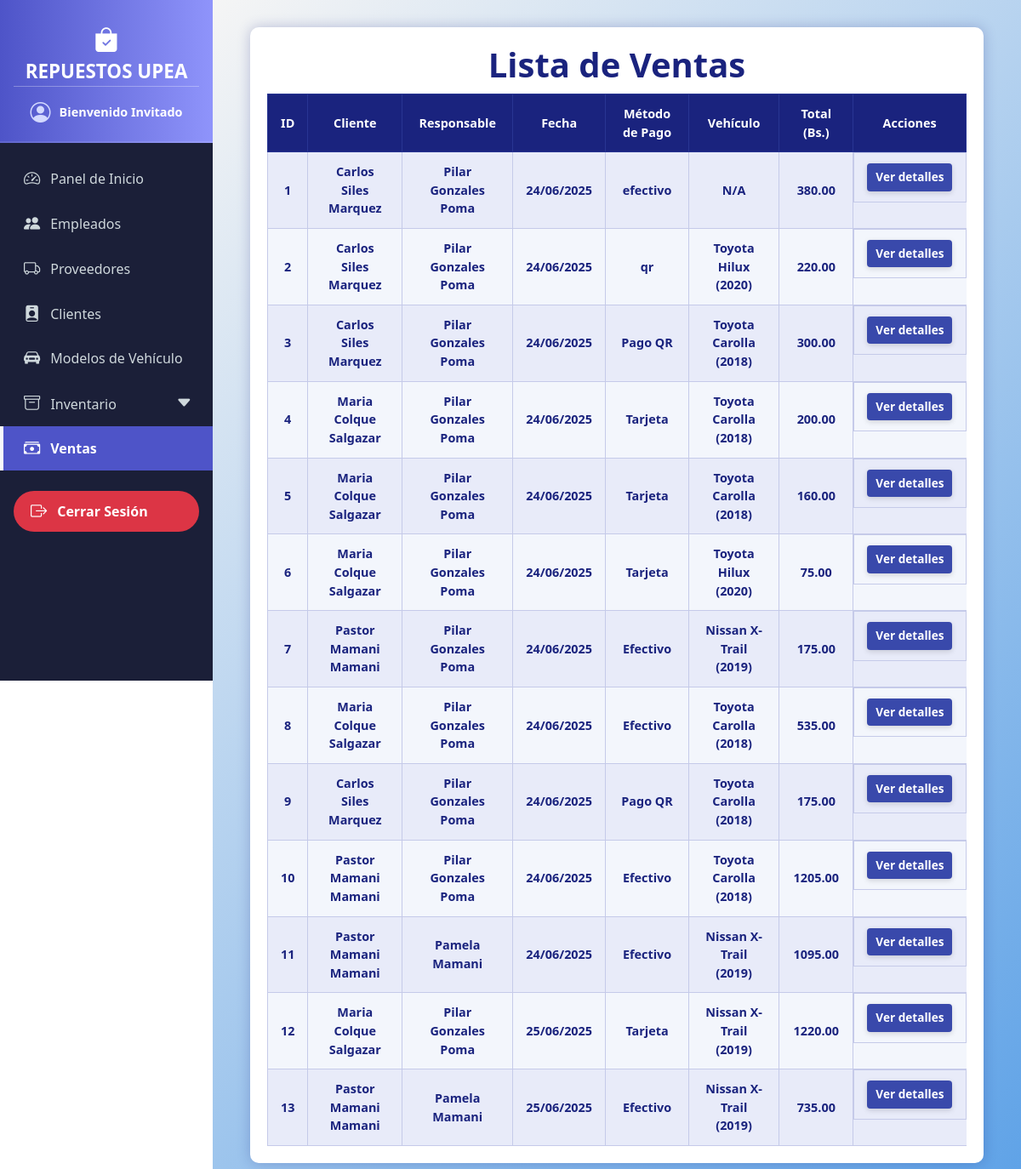
The page /ventas/ on the database as committed earlier.
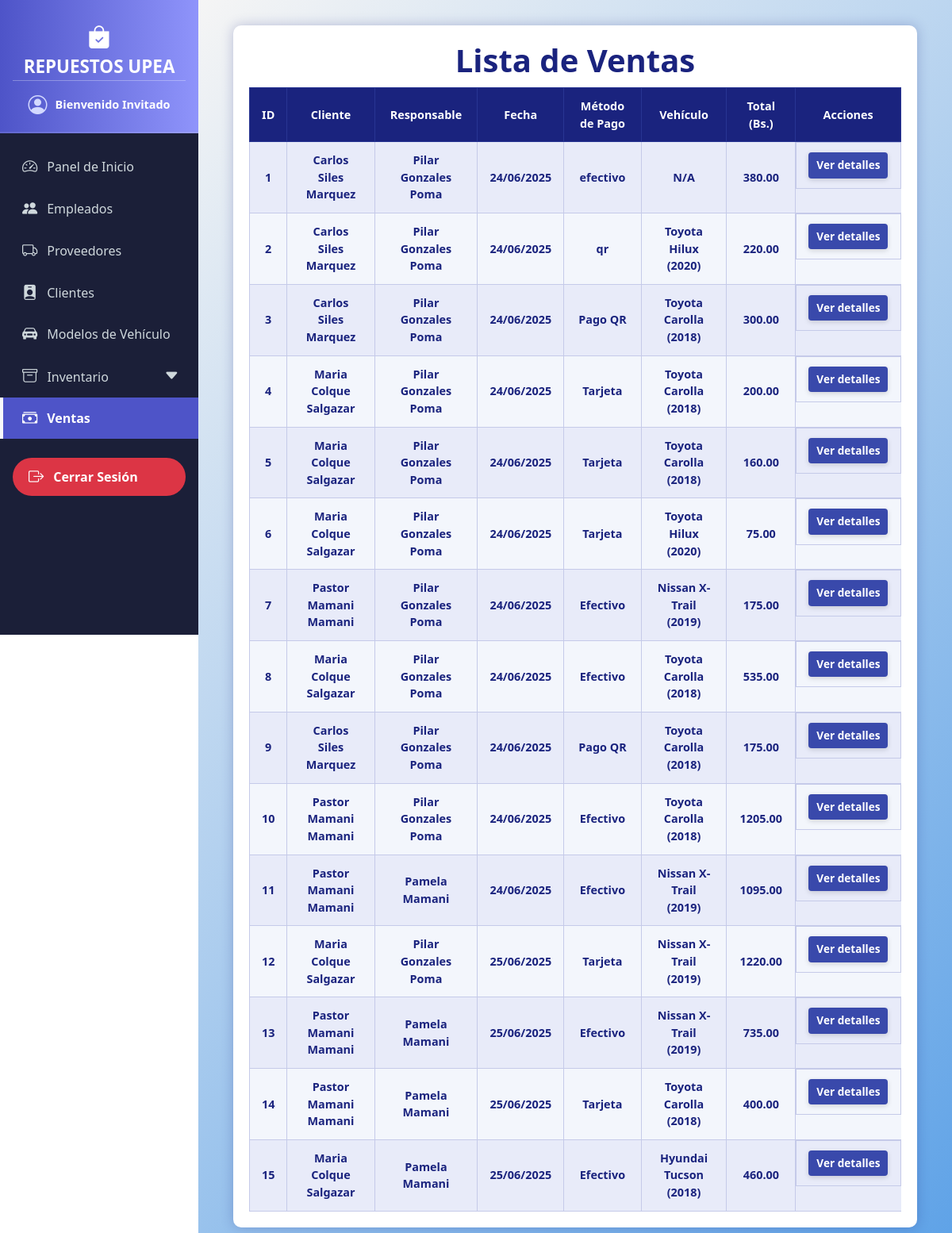
The same page on the database as committed later.
### models/venta_model.py (models this page shows, shortened)
class Venta(db.Model):
    __tablename__ = "ventas"
    id = db.Column(db.Integer, primary_key=True)
    fecha = db.Column(db.DateTime, default=datetime.utcnow, nullable=False)
    cliente_id = db.Column(db.Integer, db.ForeignKey("clientes.id"))
    empleado_id = db.Column(db.Integer, db.ForeignKey("empleados.id"))
    metodo_pago = db.Column(db.String(50), nullable=False)
    modelo_vehiculo_id = db.Column(db.Integer, db.ForeignKey("modelos_vehiculos.id"), nullable=True)
    total = db.Column(db.Float, nullable=False)
    cliente = db.relationship("Cliente", back_populates="ventas")
    empleado = db.relationship("Empleado", back_populates="ventas")
    detalles = db.relationship("DetalleVenta", back_populates="venta", cascade="all, delete-orphan")
    modelo_vehiculo = db.relationship("ModeloVehiculo", back_populates="ventas")
    def delete(self):
        db.session.delete(self)
        db.session.commit()
    @staticmethod
    def get_all():
        return Venta.query.all()

### models/cliente_model.py (models this page shows, shortened)
class Cliente(db.Model):
    __tablename__ = "clientes"
    id = db.Column(db.Integer, primary_key=True)
    nombre = db.Column(db.String(80), nullable=False)
    email = db.Column(db.String(100), nullable=False)
    telefono = db.Column(db.String(20), nullable=False)
    ventas = db.relationship('Venta',back_populates='cliente')

### models/empleado_model.py (models this page shows, shortened)
class Empleado(db.Model):
    __tablename__ = "empleados"
    id = db.Column(db.Integer, primary_key=True)
    nombre = db.Column(db.String(80), nullable=False)
    ci = db.Column(db.String(20), unique=True, nullable=False)
    telefono = db.Column(db.String(20))
    usuario_id = db.Column(db.Integer, db.ForeignKey('usuarios.id'))
    usuario = db.relationship("Usuario", back_populates="empleado")
    ventas = db.relationship("Venta", back_populates="empleado")

### models/modelo_vehiculo_model.py (models this page shows, shortened)
class ModeloVehiculo(db.Model):
    __tablename__ = "modelos_vehiculos"
    id = db.Column(db.Integer, primary_key=True)
    marca = db.Column(db.String(50), nullable=False)
    modelo = db.Column(db.String(50), nullable=False)
    anio = db.Column(db.Integer, nullable=False)
    ventas = db.relationship("Venta", back_populates="modelo_vehiculo")

### controllers/venta_controller.py (the view)
@venta_bp.route('/')
def index():
    ventas = Venta.get_all()
    return render_template('ventas/index.html', ventas=ventas)

### run.py (called while the page is built)
@app.context_processor
def inject_active_path():
    def is_active(path):
        return 'active' if request.path == path else ''
    return dict(is_active=is_active)

@app.context_processor
def inject_carrito_count():
    carrito = session.get('carrito', {})
    total = sum(item['cantidad'] for item in carrito.values()) if carrito else 0
    return dict(carrito_count=total)

### templates/ventas/index.html (shortened to what this page needs)
{% extends 'base.html' %}
{% block content %}
<div class="container">
  <h1>Lista de Ventas</h1>
  <div class="table-responsive-wrapper">
    <table>
      <thead>
        <tr>
          <th>ID</th>
          <th>Cliente</th>
          <th>Responsable</th>
          <th>Fecha</th>
          <th>Método de Pago</th>
          <th>Vehículo</th>
          <th>Total (Bs.)</th>
          <th>Acciones</th>
        </tr>
      </thead>
      <tbody>
        {% for venta in ventas %}
        <tr>
          <td>{{ venta.id }}</td>
          <td>{{ venta.cliente.nombre }}</td>
          <td>{{ venta.empleado.nombre }}</td>
          <td>{{ venta.fecha.strftime('%d/%m/%Y') }}</td>
          <td>{{ venta.metodo_pago }}</td>
          <td>
            {% if venta.modelo_vehiculo %}
              {{ venta.modelo_vehiculo.marca }} {{ venta.modelo_vehiculo.modelo }} ({{ venta.modelo_vehiculo.anio }})
            {% else %}
              N/A
            {% endif %}
          </td>
          <td>{{ '%.2f'|format(venta.total) }}</td>
          <td class="actions">
            <a href="{{ url_for('venta.detalle', venta_id=venta.id) }}" class="view">Ver detalles</a>
          </td>
        </tr>
        {% else %}
        <tr>
          <td colspan="8" style="font-style: italic; color: #1a237e;">No hay ventas registradas.</td>
        </tr>
        {% endfor %}
      </tbody>
    </table>
  </div>
</div>
{% endblock %}

Rows that differ between the two databases and show on the page:
added Venta: id "14", cliente.nombre "Pastor Mamani Mamani", empleado.nombre "Pamela Mamani", fecha "25/06/2025", metodo_pago "Tarjeta", modelo_vehiculo.marca "Toyota", modelo_vehiculo.modelo "Carolla", modelo_vehiculo.anio "2018", total "400.00"
added Venta: id "15", cliente.nombre "Maria Colque Salgazar", empleado.nombre "Pamela Mamani", fecha "25/06/2025", metodo_pago "Efectivo", modelo_vehiculo.marca "Hyundai", modelo_vehiculo.modelo "Tucson", modelo_vehiculo.anio "2018", total "460.00"
